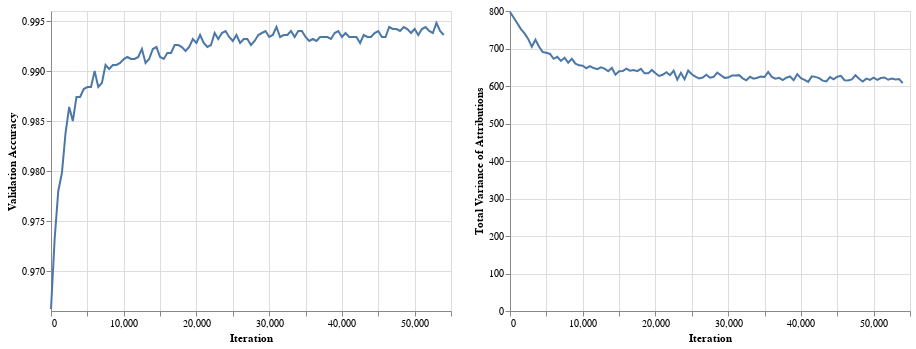

The notebook cell this image was saved under:
### Markdown cell above
## Results
Below, we plot the training curves and the expected gradients pixel attributions for a sample of 5 test images. We can see that the attributions are both meaningful and smooth.

### Code cell
data = pd.DataFrame({
    'Iteration': mnist_train.validation_step * np.arange(len(validation_total_variances[1:])),
    'Total Variance of Attributions': validation_total_variances[1:],
    'Validation Accuracy': validation_accuracies[1:]
})
base = alt.Chart(data).mark_line().encode(
    alt.X('Iteration:Q')
)
base.encode(alt.Y('Validation Accuracy:Q', scale=alt.Scale(zero=False))) | base.encode(alt.Y('Total Variance of Attributions:Q'))

### Figure 1 — Vega-Lite specification as saved in the notebook (floating-point values rounded to 4 significant figures)
{"$schema": "https://vega.github.io/schema/vega-lite/v3.2.1.json", "config": {"mark": {"tooltip": null}, "view": {"height": 300, "width": 400}}, "datasets": {"data-bf22a4f3d184e5221857df9827b8fdc3": [{"Iteration": 0, "Total Variance of Attributions": 797.1, "Validation Accuracy": 0.9662}, {"Iteration": 500, "Total Variance of Attributions": 782.5, "Validation Accuracy": 0.9732}, {"Iteration": 1000, "Total Variance of Attributions": 767.5, "Validation Accuracy": 0.978}, {"Iteration": 1500, "Total Variance of Attributions": 751.8, "Validation Accuracy": 0.9798}, {"Iteration": 2000, "Total Variance of Attributions": 740.4, "Validation Accuracy": 0.9838}, {"Iteration": 2500, "Total Variance of Attributions": 725.5, "Validation Accuracy": 0.9864}, {"Iteration": 3000, "Total Variance of Attributions": 704.5, "Validation Accuracy": 0.985}, {"Iteration": 3500, "Total Variance of Attributions": 723.5, "Validation Accuracy": 0.9874}, {"Iteration": 4000, "Total Variance of Attributions": 704.6, "Validation Accuracy": 0.9874}, {"Iteration": 4500, "Total Variance of Attributions": 690.4, "Validation Accuracy": 0.9882}, {"Iteration": 5000, "Total Variance of Attributions": 688.5, "Validation Accuracy": 0.9884}, {"Iteration": 5500, "Total Variance of Attributions": 685.5, "Validation Accuracy": 0.9884}, {"Iteration": 6000, "Total Variance of Attributions": 672.5, "Validation Accuracy": 0.99}, {"Iteration": 6500, "Total Variance of Attributions": 678.0, "Validation Accuracy": 0.9884}, {"Iteration": 7000, "Total Variance of Attributions": 666.9, "Validation Accuracy": 0.9888}, {"Iteration": 7500, "Total Variance of Attributions": 675.5, "Validation Accuracy": 0.9906}, {"Iteration": 8000, "Total Variance of Attributions": 662.4, "Validation Accuracy": 0.9902}, {"Iteration": 8500, "Total Variance of Attributions": 672.3, "Validation Accuracy": 0.9906}, {"Iteration": 9000, "Total Variance of Attributions": 659.7, "Validation Accuracy": 0.9906}, {"Iteration": 9500, "Total Variance of Attributions": 655.1, "Validation Accuracy": 0.9908}, {"Iteration": 10000, "Total Variance of Attributions": 654.2, "Validation Accuracy": 0.9912}, {"Iteration": 10500, "Total Variance of Attributions": 647.4, "Validation Accuracy": 0.9914}, {"Iteration": 11000, "Total Variance of Attributions": 652.7, "Validation Accuracy": 0.9912}, {"Iteration": 11500, "Total Variance of Attributions": 647.8, "Validation Accuracy": 0.9912}, {"Iteration": 12000, "Total Variance of Attributions": 644.8, "Validation Accuracy": 0.9914}, {"Iteration": 12500, "Total Variance of Attributions": 650.0, "Validation Accuracy": 0.9922}, {"Iteration": 13000, "Total Variance of Attributions": 646.5, "Validation Accuracy": 0.9908}, {"Iteration": 13500, "Total Variance of Attributions": 639.5, "Validation Accuracy": 0.9912}, {"Iteration": 14000, "Total Variance of Attributions": 648.1, "Validation Accuracy": 0.9922}, {"Iteration": 14500, "Total Variance of Attributions": 630.1, "Validation Accuracy": 0.9924}, {"Iteration": 15000, "Total Variance of Attributions": 639.6, "Validation Accuracy": 0.9914}, {"Iteration": 15500, "Total Variance of Attributions": 639.7, "Validation Accuracy": 0.9912}, {"Iteration": 16000, "Total Variance of Attributions": 646.3, "Validation Accuracy": 0.9918}, {"Iteration": 16500, "Total Variance of Attributions": 640.8, "Validation Accuracy": 0.9918}, {"Iteration": 17000, "Total Variance of Attributions": 642.6, "Validation Accuracy": 0.9926}, {"Iteration": 17500, "Total Variance of Attributions": 639.7, "Validation Accuracy": 0.9926}, {"Iteration": 18000, "Total Variance of Attributions": 645.6, "Validation Accuracy": 0.9924}, {"Iteration": 18500, "Total Variance of Attributions": 633.7, "Validation Accuracy": 0.992}, {"Iteration": 19000, "Total Variance of Attributions": 633.7, "Validation Accuracy": 0.9924}, {"Iteration": 19500, "Total Variance of Attributions": 642.7, "Validation Accuracy": 0.9932}, {"Iteration": 20000, "Total Variance of Attributions": 634.0, "Validation Accuracy": 0.9928}, {"Iteration": 20500, "Total Variance of Attributions": 626.7, "Validation Accuracy": 0.9936}, {"Iteration": 21000, "Total Variance of Attributions": 629.9, "Validation Accuracy": 0.9928}, {"Iteration": 21500, "Total Variance of Attributions": 636.6, "Validation Accuracy": 0.9924}, {"Iteration": 22000, "Total Variance of Attributions": 628.9, "Validation Accuracy": 0.9926}, {"Iteration": 22500, "Total Variance of Attributions": 640.7, "Validation Accuracy": 0.9938}, {"Iteration": 23000, "Total Variance of Attributions": 617.0, "Validation Accuracy": 0.9932}, {"Iteration": 23500, "Total Variance of Attributions": 635.1, "Validation Accuracy": 0.9938}, {"Iteration": 24000, "Total Variance of Attributions": 617.8, "Validation Accuracy": 0.994}, {"Iteration": 24500, "Total Variance of Attributions": 641.2, "Validation Accuracy": 0.9934}, {"Iteration": 25000, "Total Variance of Attributions": 631.2, "Validation Accuracy": 0.993}, {"Iteration": 25500, "Total Variance of Attributions": 624.8, "Validation Accuracy": 0.9936}, {"Iteration": 26000, "Total Variance of Attributions": 620.1, "Validation Accuracy": 0.9928}, {"Iteration": 26500, "Total Variance of Attributions": 622.6, "Validation Accuracy": 0.9932}, {"Iteration": 27000, "Total Variance of Attributions": 630.1, "Validation Accuracy": 0.9932}, {"Iteration": 27500, "Total Variance of Attributions": 622.2, "Validation Accuracy": 0.9926}, {"Iteration": 28000, "Total Variance of Attributions": 624.5, "Validation Accuracy": 0.993}, {"Iteration": 28500, "Total Variance of Attributions": 635.6, "Validation Accuracy": 0.9936}, {"Iteration": 29000, "Total Variance of Attributions": 628.7, "Validation Accuracy": 0.9938}, {"Iteration": 29500, "Total Variance of Attributions": 621.7, "Validation Accuracy": 0.994}, {"Iteration": 30000, "Total Variance of Attributions": 622.5, "Validation Accuracy": 0.9934}, {"Iteration": 30500, "Total Variance of Attributions": 628.0, "Validation Accuracy": 0.9936}, {"Iteration": 31000, "Total Variance of Attributions": 627.9, "Validation Accuracy": 0.9944}, {"Iteration": 31500, "Total Variance of Attributions": 628.9, "Validation Accuracy": 0.9934}, {"Iteration": 32000, "Total Variance of Attributions": 620.4, "Validation Accuracy": 0.9936}, {"Iteration": 32500, "Total Variance of Attributions": 615.1, "Validation Accuracy": 0.9936}, {"Iteration": 33000, "Total Variance of Attributions": 624.5, "Validation Accuracy": 0.994}, {"Iteration": 33500, "Total Variance of Attributions": 619.4, "Validation Accuracy": 0.9934}, {"Iteration": 34000, "Total Variance of Attributions": 622.0, "Validation Accuracy": 0.994}, {"Iteration": 34500, "Total Variance of Attributions": 625.0, "Validation Accuracy": 0.994}, {"Iteration": 35000, "Total Variance of Attributions": 624.0, "Validation Accuracy": 0.9934}, {"Iteration": 35500, "Total Variance of Attributions": 637.3, "Validation Accuracy": 0.993}, {"Iteration": 36000, "Total Variance of Attributions": 624.4, "Validation Accuracy": 0.9932}, {"Iteration": 36500, "Total Variance of Attributions": 619.7, "Validation Accuracy": 0.993}, {"Iteration": 37000, "Total Variance of Attributions": 621.6, "Validation Accuracy": 0.9934}, {"Iteration": 37500, "Total Variance of Attributions": 615.7, "Validation Accuracy": 0.9934}, {"Iteration": 38000, "Total Variance of Attributions": 622.1, "Validation Accuracy": 0.9934}, {"Iteration": 38500, "Total Variance of Attributions": 625.3, "Validation Accuracy": 0.9932}, {"Iteration": 39000, "Total Variance of Attributions": 615.4, "Validation Accuracy": 0.9938}, {"Iteration": 39500, "Total Variance of Attributions": 631.6, "Validation Accuracy": 0.994}, {"Iteration": 40000, "Total Variance of Attributions": 620.9, "Validation Accuracy": 0.9934}, {"Iteration": 40500, "Total Variance of Attributions": 616.5, "Validation Accuracy": 0.9938}, {"Iteration": 41000, "Total Variance of Attributions": 611.0, "Validation Accuracy": 0.9934}, {"Iteration": 41500, "Total Variance of Attributions": 625.7, "Validation Accuracy": 0.9934}, {"Iteration": 42000, "Total Variance of Attributions": 624.4, "Validation Accuracy": 0.9934}, {"Iteration": 42500, "Total Variance of Attributions": 621.1, "Validation Accuracy": 0.9928}, {"Iteration": 43000, "Total Variance of Attributions": 614.3, "Validation Accuracy": 0.9936}, {"Iteration": 43500, "Total Variance of Attributions": 612.4, "Validation Accuracy": 0.9934}, {"Iteration": 44000, "Total Variance of Attributions": 623.9, "Validation Accuracy": 0.9934}, {"Iteration": 44500, "Total Variance of Attributions": 617.6, "Validation Accuracy": 0.9938}, {"Iteration": 45000, "Total Variance of Attributions": 624.8, "Validation Accuracy": 0.994}, {"Iteration": 45500, "Total Variance of Attributions": 627.0, "Validation Accuracy": 0.9934}, {"Iteration": 46000, "Total Variance of Attributions": 615.5, "Validation Accuracy": 0.9934}, {"Iteration": 46500, "Total Variance of Attributions": 614.8, "Validation Accuracy": 0.9944}, {"Iteration": 47000, "Total Variance of Attributions": 617.8, "Validation Accuracy": 0.9942}, {"Iteration": 47500, "Total Variance of Attributions": 628.6, "Validation Accuracy": 0.9942}, {"Iteration": 48000, "Total Variance of Attributions": 619.3, "Validation Accuracy": 0.994}, {"Iteration": 48500, "Total Variance of Attributions": 612.0, "Validation Accuracy": 0.9944}, {"Iteration": 49000, "Total Variance of Attributions": 619.8, "Validation Accuracy": 0.9942}, {"Iteration": 49500, "Total Variance of Attributions": 616.3, "Validation Accuracy": 0.9938}, {"Iteration": 50000, "Total Variance of Attributions": 622.1, "Validation Accuracy": 0.9942}, {"Iteration": 50500, "Total Variance of Attributions": 616.4, "Validation Accuracy": 0.9936}, {"Iteration": 51000, "Total Variance of Attributions": 621.1, "Validation Accuracy": 0.9942}, {"Iteration": 51500, "Total Variance of Attributions": 622.8, "Validation Accuracy": 0.9944}, {"Iteration": 52000, "Total Variance of Attributions": 616.6, "Validation Accuracy": 0.994}, {"Iteration": 52500, "Total Variance of Attributions": 619.7, "Validation Accuracy": 0.9938}, {"Iteration": 53000, "Total Variance of Attributions": 617.2, "Validation Accuracy": 0.9948}, {"Iteration": 53500, "Total Variance of Attributions": 618.6, "Validation Accuracy": 0.994}, {"Iteration": 54000, "Total Variance of Attributions": 607.7, "Validation Accuracy": 0.9936}]}, "hconcat": [{"data": {"name": "data-bf22a4f3d184e5221857df9827b8fdc3"}, "encoding": {"x": {"field": "Iteration", "type": "quantitative"}, "y": {"field": "Validation Accuracy", "scale": {"zero": false}, "type": "quantitative"}}, "mark": "line"}, {"data": {"name": "data-bf22a4f3d184e5221857df9827b8fdc3"}, "encoding": {"x": {"field": "Iteration", "type": "quantitative"}, "y": {"field": "Total Variance of Attributions", "type": "quantitative"}}, "mark": "line"}]}
